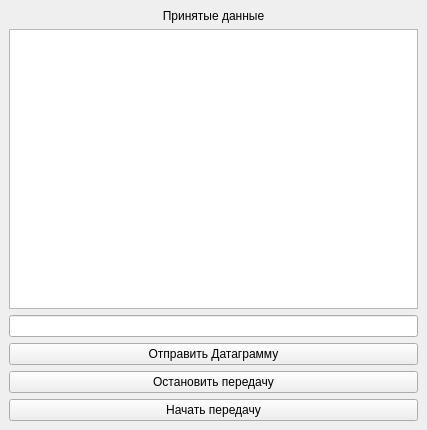
<?xml version="1.0" encoding="UTF-8"?>
<ui version="4.0">
 <class>MainWindow</class>
 <widget class="QMainWindow" name="MainWindow">
  <property name="geometry">
   <rect>
    <x>0</x>
    <y>0</y>
    <width>427</width>
    <height>430</height>
   </rect>
  </property>
  <property name="windowTitle">
   <string>MainWindow</string>
  </property>
  <widget class="QWidget" name="centralwidget">
   <layout class="QVBoxLayout" name="verticalLayout">
    <item>
     <widget class="QLabel" name="lb_receiveData">
      <property name="text">
       <string>Принятые данные</string>
      </property>
      <property name="alignment">
       <set>Qt::AlignCenter</set>
      </property>
     </widget>
    </item>
    <item>
     <widget class="QTextEdit" name="te_result"/>
    </item>
    <item>
     <widget class="QLineEdit" name="le_input"/>
    </item>
    <item>
     <widget class="QPushButton" name="pb_editDatagram">
      <property name="text">
       <string>Отправить Датаграмму</string>
      </property>
     </widget>
    </item>
    <item>
     <widget class="QPushButton" name="pb_stop">
      <property name="text">
       <string>Остановить передачу</string>
      </property>
     </widget>
    </item>
    <item>
     <widget class="QPushButton" name="pb_start">
      <property name="text">
       <string>Начать передачу</string>
      </property>
     </widget>
    </item>
   </layout>
  </widget>
 </widget>
 <resources/>
 <connections/>
</ui>
